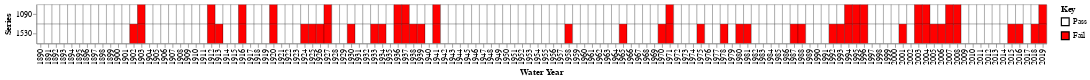

The cell this chart's notebook holds for it:
### Markdown cell above
<div class="alert alert-block alert-success">
The 'criteria' parameter represents the minimum number of occurrences (in this case days) required to register as a 'Fail'.
</div>

### Code cell
opl.wy_event_heatmap(df=sla.AnnualDaysBelowSummary([1090,1530]),criteria=60)

### Figure 1 — Vega-Lite specification as saved in the notebook (floating-point values rounded to 4 significant figures; data arrays with more than 128 entries replaced by an {"elided": "..."} marker saying what was removed)
{"config": {"view": {"continuousWidth": 300, "continuousHeight": 300}}, "data": {"name": "data-85dfc4691a01b74c616be1f375c48134"}, "mark": {"type": "rect", "stroke": "black", "strokeWidth": 0.3}, "encoding": {"color": {"field": "y", "scale": {"domain": ["Pass", "Fail"], "range": ["white", "red"]}, "title": "Key", "type": "nominal"}, "x": {"field": "index", "title": "Water Year", "type": "ordinal"}, "y": {"field": "column", "sort": null, "title": "Series", "type": "nominal"}}, "height": 50, "transform": [{"fold": ["1090", "1530"], "as": ["column", "value"]}, {"calculate": "if(datum.value>=60,1,0)", "as": "value"}, {"lookup": "value", "from": {"data": {"name": "data-b22dc4365ede9a20f7a450ddb16514b9"}, "key": "key", "fields": ["y"]}}], "width": 1300, "$schema": "https://vega.github.io/schema/vega-lite/v5.8.0.json", "datasets": {"data-85dfc4691a01b74c616be1f375c48134": {"elided": "130 records"}, "data-b22dc4365ede9a20f7a450ddb16514b9": [{"key": "1", "y": "Fail"}, {"key": "0", "y": "Pass"}]}}
